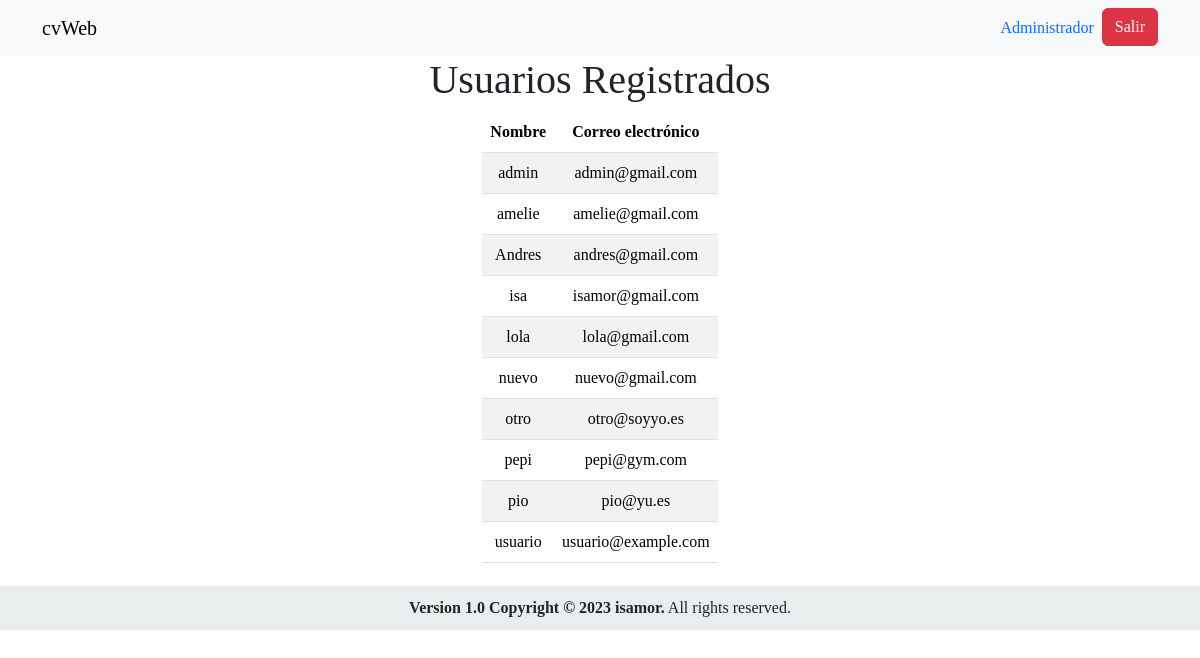
/vistas/administrador.php, run on an earlier commit of the app's database.
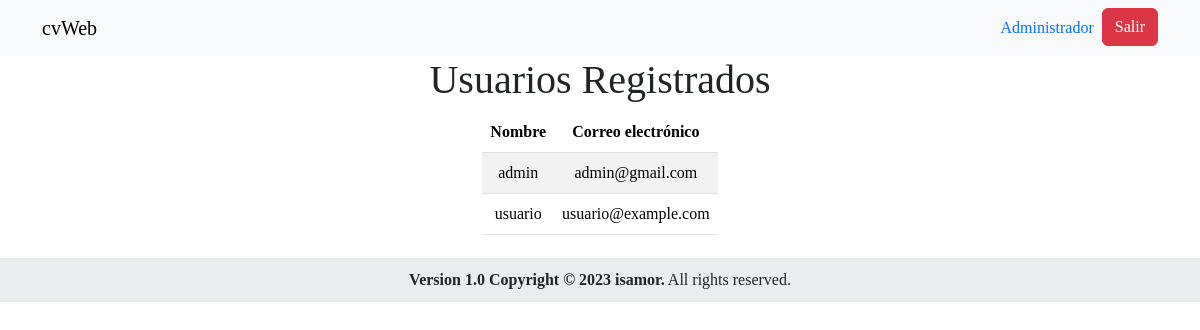
And on a later commit of the database.
### tables this page shows
CREATE TABLE `usuario` (
  `id_usuario` int(11) NOT NULL,
  `usuario` varchar(255) DEFAULT NULL,
  `correo` varchar(255) NOT NULL,
  `password` varchar(10000) NOT NULL,
  `id_rol` int(11) DEFAULT NULL
);

### config/conexiondb.php (called while the page is built, shortened)
<?php
class ConexionDb {
    private $mysqli;
    public function __construct() {
        $this->mysqli = new mysqli(DB_HOST, DB_USERNAME, DB_PASSWORD, DB_DATABASE);
    }
    public function getMysqli() {
        return $this->mysqli;
    }
}

### modelos/administradormodelo.php (called while the page is built, shortened)
<?php
require_once '../config/conexiondb.php';
class AdministradorModelo
{
    public function __construct()
    {
        $conexionDb = new ConexionDb();
    }
        public function obtenerUsuarios()
        {
            $conexionDb = new ConexionDB();
            $database = $conexionDb->getMysqli();
            $ssql = "SELECT usuario, correo FROM usuario ORDER BY usuario;";
            $result = $database->query($ssql);
            return $result;
        }
    }

### controladores/administradorcontrolador.php (called while the page is built)
<?php class AdministradorControlador {
    public function listarUsuarios() {
        require_once '../modelos/administradormodelo.php';
        $administradorModelo = new AdministradorModelo();
        $listaUsuarios = $administradorModelo->obtenerUsuarios();
        return $listaUsuarios;
    }
}

### vistas/administrador.php (the view, shortened to what this page needs)
<?php
require_once "modulos/header.php";
require_once "../controladores/administradorcontrolador.php";
?>
<!DOCTYPE html>
<html lang="en">
<head>
</head>
<body>
    <nav class="navbar navbar-expand-lg bg-light">
        <div class="container">
            <a class="navbar-brand" href="">cvWeb</a>
            <div class="collapse navbar-collapse" id="navbarSupportedContent">
                <ul class="navbar-nav ms-auto">
                    <li class="nav-item">
                        <a class="nav-link active text-primary" aria-current="page" href="">Administrador</a>
                    </li>
                    <li class="nav-item">
                    <form action="../controladores/controlador_cerrar_sesion.php" method="post">
                        <button type="submit" class="btn btn-danger">Salir</button>
                    </form>
                </ul>
            </div>
        </div>
    </nav>
    <div class="container text-center">
        <h1 class="text-center">Usuarios Registrados</h1>
        <div class="table-responsive d-inline-block mx-auto">
            <table class="table  table-striped">
                <thead>
                    <tr>
                        <th scope="col">Nombre</th>
                        <th scope="col">Correo electrónico</th>
                    </tr>
                </thead>
                <tbody>
                    <?php
                    require_once '../controladores/administradorcontrolador.php';
                    $controladorUsuarios = new AdministradorControlador();
                    $usuarios = $controladorUsuarios->listarUsuarios();
                    foreach ($usuarios as $usuario) {
                        echo "<tr>";
                        echo "<td>" . $usuario['usuario'] . "</td>";
                        echo "<td>" . $usuario['correo'] . "</td>";
                        echo "</tr>";
                    }
                    ?>
                </tbody>
            </table>
        </div>
    </div>
    <?php require_once "../vistas/modulos/footer.php"; ?>
</body>
</html>

### vistas/modulos/header.php (shortened to what this page needs)
<!doctype html>
<html lang="es">
<head>
  <link href="https://cdn.jsdelivr.net/npm/bootstrap@5.3.2/dist/css/bootstrap.min.css" rel="stylesheet">
  <link rel="stylesheet" type="text/css"  href="<?php echo __DIR__ ?>/sources/css/estilo.css">
</head>

### vistas/modulos/footer.php
<footer class="main-footer">
       <div class="pull-right hidden-xs text-center">
           <b>Version 1.0 </b>
       <strong>Copyright &copy; 2023 isamor.</strong> All rights reserved.
       </div>
   </footer>

### sources/css/estilo.css (style rules this page uses)
h1 { font-family: Lato-Regular; }
body, form { font-family: Montserrat-Medium; }
footer { background-color: #eaeded; padding: 10px; }

What changed in the data, as far as the page shows it:
removed usuario: usuario "amelie", correo "amelie@gmail.com"
removed usuario: usuario "Andres", correo "andres@gmail.com"
removed usuario: usuario "isa", correo "isamor@gmail.com"
removed usuario: usuario "lola", correo "lola@gmail.com"
removed usuario: usuario "nuevo", correo "nuevo@gmail.com"
removed usuario: usuario "otro", correo "otro@soyyo.es"
removed usuario: usuario "pepi", correo "pepi@gym.com"
removed usuario: usuario "pio", correo "pio@yu.es"
